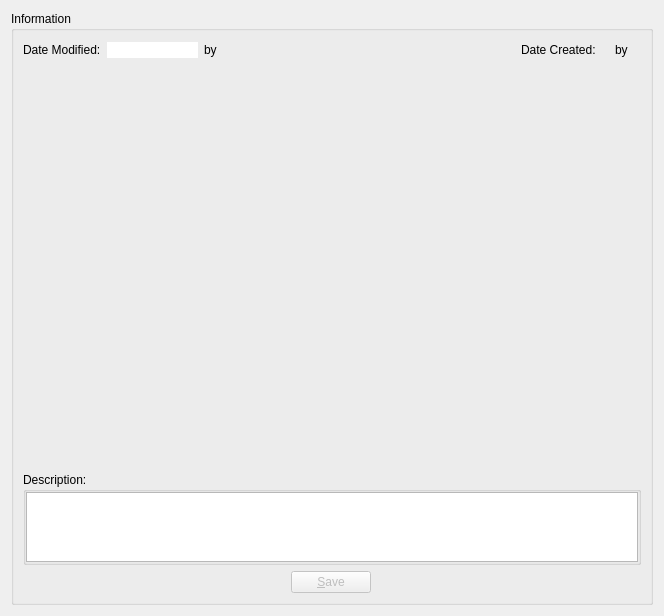
<?xml version="1.0" encoding="UTF-8"?>
<ui version="4.0">
 <class>detailswidget</class>
 <widget class="QWidget" name="detailswidget">
  <property name="geometry">
   <rect>
    <x>0</x>
    <y>0</y>
    <width>664</width>
    <height>601</height>
   </rect>
  </property>
  <property name="windowTitle">
   <string>Details</string>
  </property>
  <layout class="QGridLayout" name="gridLayout">
   <item row="0" column="0">
    <widget class="QGroupBox" name="informationGB">
     <property name="title">
      <string>Information</string>
     </property>
     <layout class="QGridLayout" name="gridLayout_2">
      <item row="0" column="0" colspan="3">
       <layout class="QHBoxLayout" name="horizontalLayout">
        <item>
         <widget class="QLabel" name="modifiedDateLabel">
          <property name="text">
           <string>Date Modified:</string>
          </property>
         </widget>
        </item>
        <item>
         <widget class="QLineEdit" name="dateModified">
          <property name="minimumSize">
           <size>
            <width>0</width>
            <height>0</height>
           </size>
          </property>
          <property name="maximumSize">
           <size>
            <width>106</width>
            <height>16</height>
           </size>
          </property>
          <property name="autoFillBackground">
           <bool>false</bool>
          </property>
          <property name="text">
           <string/>
          </property>
          <property name="frame">
           <bool>false</bool>
          </property>
          <property name="readOnly">
           <bool>true</bool>
          </property>
         </widget>
        </item>
        <item>
         <widget class="QLabel" name="modifiedByLabel">
          <property name="text">
           <string>by</string>
          </property>
         </widget>
        </item>
        <item>
         <widget class="QLabel" name="modifiedBy">
          <property name="text">
           <string/>
          </property>
         </widget>
        </item>
        <item>
         <spacer name="horizontalSpacer_3">
          <property name="orientation">
           <enum>Qt::Horizontal</enum>
          </property>
          <property name="sizeHint" stdset="0">
           <size>
            <width>300</width>
            <height>20</height>
           </size>
          </property>
         </spacer>
        </item>
        <item>
         <widget class="QLabel" name="createdDateLabel">
          <property name="text">
           <string>Date Created:</string>
          </property>
         </widget>
        </item>
        <item>
         <widget class="QLabel" name="dateEntered">
          <property name="text">
           <string/>
          </property>
         </widget>
        </item>
        <item>
         <widget class="QLabel" name="createdByLabel">
          <property name="text">
           <string>by</string>
          </property>
         </widget>
        </item>
        <item>
         <widget class="QLabel" name="createdBy">
          <property name="text">
           <string/>
          </property>
         </widget>
        </item>
       </layout>
      </item>
      <item row="1" column="0" colspan="3">
       <widget class="QWidget" name="detailsContainer" native="true">
        <property name="minimumSize">
         <size>
          <width>600</width>
          <height>400</height>
         </size>
        </property>
       </widget>
      </item>
      <item row="2" column="0" colspan="3">
       <widget class="QGroupBox" name="descriptionBox">
        <property name="maximumSize">
         <size>
          <width>16777215</width>
          <height>151</height>
         </size>
        </property>
        <property name="title">
         <string>Description:</string>
        </property>
        <property name="checkable">
         <bool>false</bool>
        </property>
        <property name="checked">
         <bool>false</bool>
        </property>
        <layout class="QGridLayout" name="gridLayout_3">
         <property name="margin">
          <number>0</number>
         </property>
         <item row="0" column="0">
          <widget class="QTextEdit" name="description"/>
         </item>
        </layout>
       </widget>
      </item>
      <item row="3" column="0">
       <spacer name="horizontalSpacer">
        <property name="orientation">
         <enum>Qt::Horizontal</enum>
        </property>
        <property name="sizeHint" stdset="0">
         <size>
          <width>286</width>
          <height>20</height>
         </size>
        </property>
       </spacer>
      </item>
      <item row="3" column="1">
       <widget class="QPushButton" name="saveButton">
        <property name="enabled">
         <bool>false</bool>
        </property>
        <property name="text">
         <string>&amp;Save</string>
        </property>
       </widget>
      </item>
      <item row="3" column="2">
       <spacer name="horizontalSpacer_2">
        <property name="orientation">
         <enum>Qt::Horizontal</enum>
        </property>
        <property name="sizeHint" stdset="0">
         <size>
          <width>287</width>
          <height>20</height>
         </size>
        </property>
       </spacer>
      </item>
     </layout>
    </widget>
   </item>
  </layout>
 </widget>
 <resources/>
 <connections/>
</ui>
